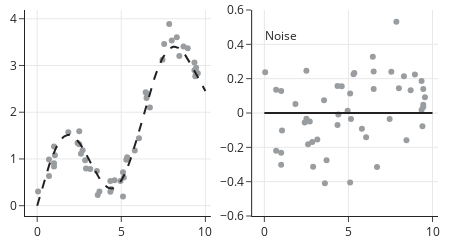

Notebook cell for this chart:
### Markdown cell above
We can plot our data, and since we know the true signal, we can find the errors and plot them too:

### Code cell
x_full = np.linspace(0, 10, num=100)
y_true = g(x_full)
pewter = "rgba(153, 157, 160, 1)"
charcoal = "rgba(34, 32, 33, 1)"

fig = make_subplots(rows=1, cols=2)

fig.add_trace(
    go.Scatter(x=xs, y=ys, mode="markers", line_color=pewter), row=1, col=1
)

fig.add_trace(
    go.Scatter(x=x_full, y=y_true, line_dash="dash", line_color=charcoal),
    row=1,
    col=1,
)

fig.add_trace(
    go.Scatter(x=xs, y=noise, mode="markers", line_color=pewter), row=1, col=2
)

fig.add_trace(
    go.Scatter(x=[0, 10], y=[0, 0], mode="lines", line_color=charcoal),
    row=1,
    col=2,
)

fig.add_annotation(x=1, y=0.45, text="Noise", showarrow=False, row=1, col=2)

fig.update_yaxes(range=[-0.6, 0.6], row=1, col=2)
fig.update_layout(height=250, width=450, showlegend=False)
fig.show()
